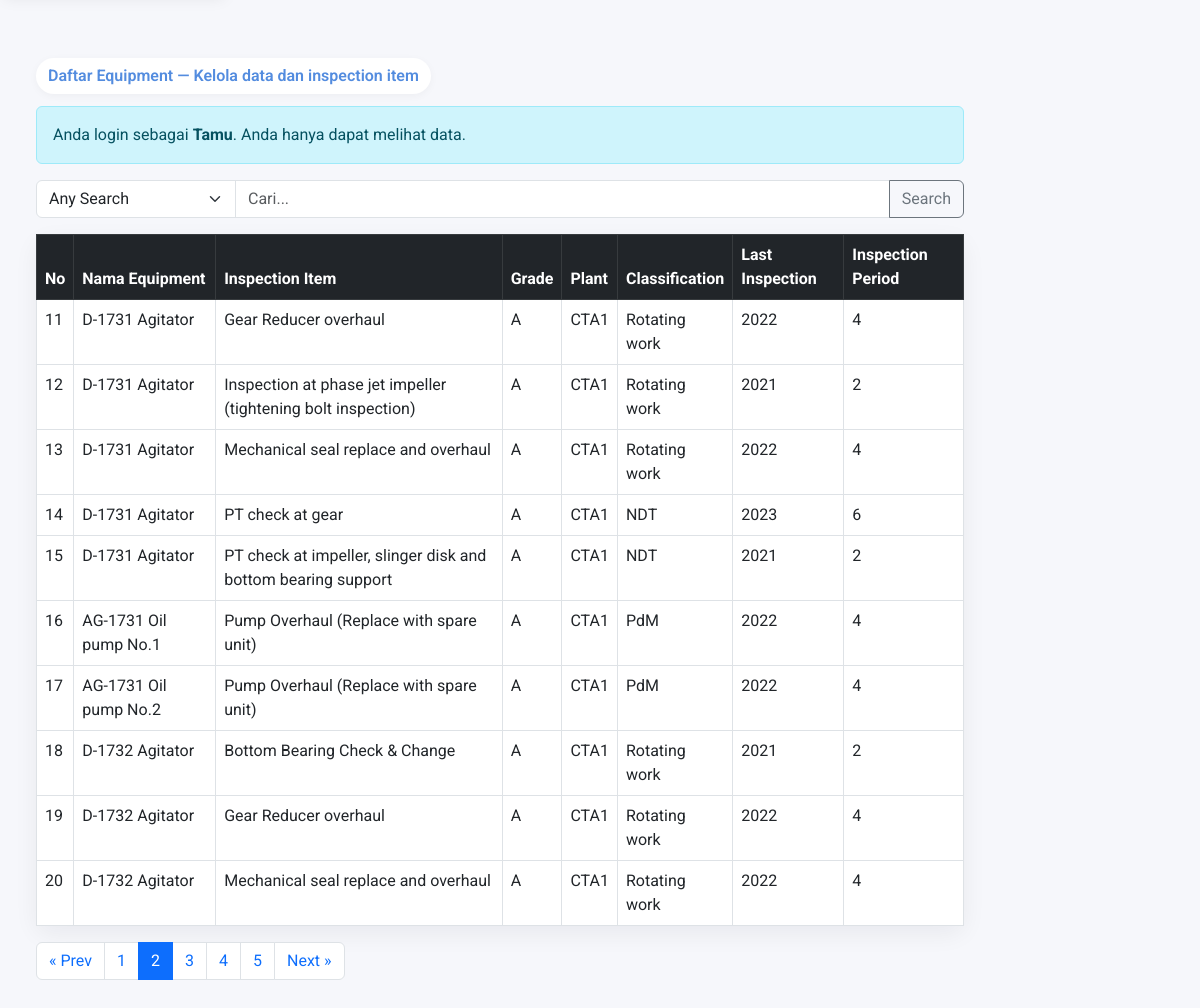
The app's page /pages/data_alternatif.php?category=any&page=2 (lower part), older data.
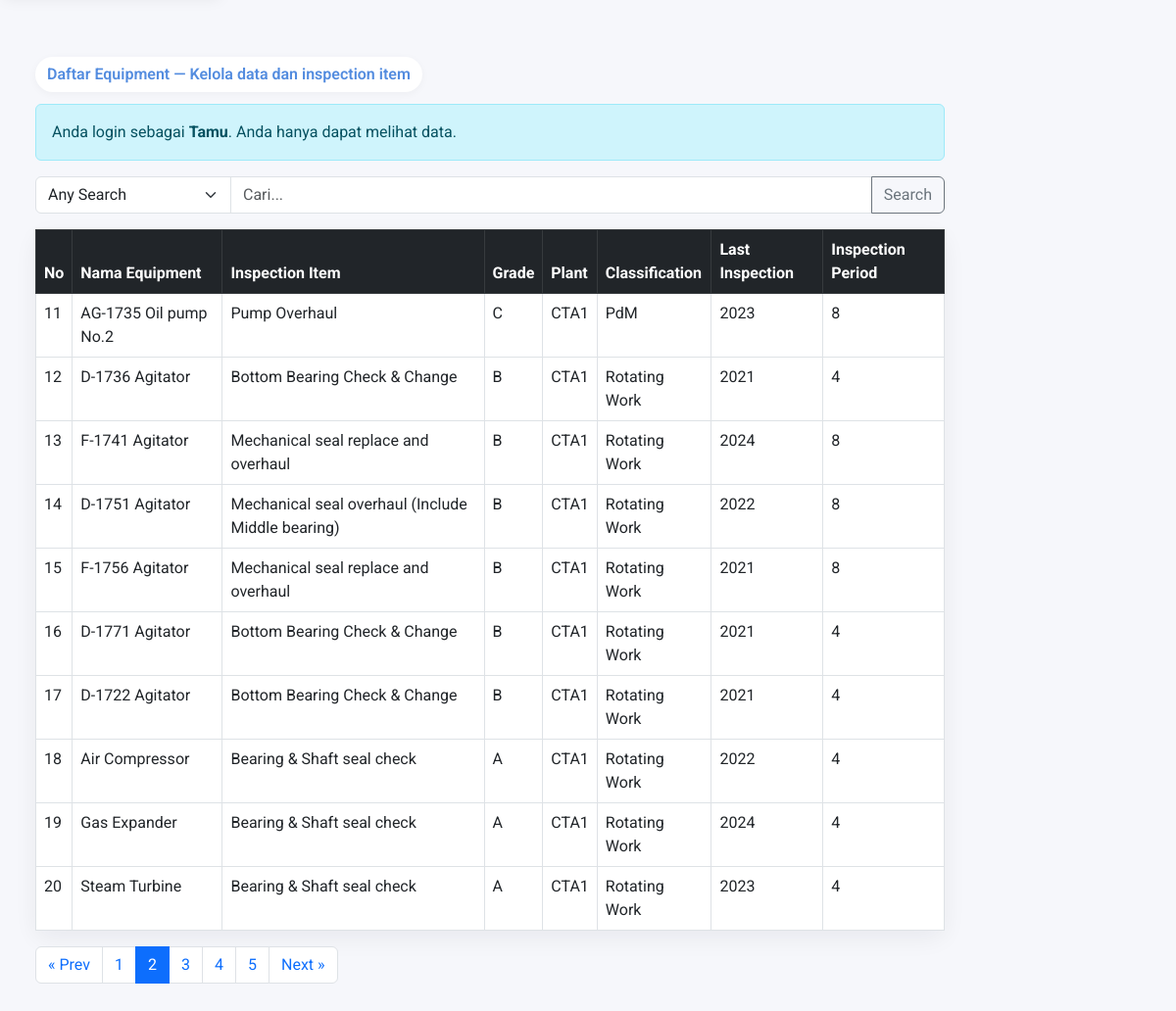
The same page, newer data.
### tables this page shows
CREATE TABLE `equipment` (
  `id_equipment` int(11) NOT NULL,
  `equipment_name` varchar(100) NOT NULL,
  `inspection_name` varchar(100) NOT NULL,
  `id_grade` int(11) NOT NULL,
  `id_classification` int(11) NOT NULL,
  `id_inspection_period` int(11) NOT NULL,
  `id_last_inspection` int(4) NOT NULL,
  `id_plant` int(11) NOT NULL
);

CREATE TABLE `grade` (
  `id_grade` int(11) NOT NULL,
  `grade_name` varchar(20) NOT NULL,
  `grade_point` int(11) NOT NULL
);

CREATE TABLE `plant` (
  `id_plant` int(11) NOT NULL,
  `plant_name` varchar(50) NOT NULL
);

CREATE TABLE `classification` (
  `id_classification` int(11) NOT NULL,
  `classification_name` varchar(50) NOT NULL,
  `classification_point` float(3,1) DEFAULT NULL
);

CREATE TABLE `last_inspection` (
  `id_last_inspection` int(11) NOT NULL,
  `year` varchar(50) NOT NULL
);

CREATE TABLE `inspection_period` (
  `id_inspection_period` int(11) NOT NULL,
  `period_name` varchar(20) NOT NULL,
  `period_point` int(11) NOT NULL
);

### pages/data_alternatif.php (the view, shortened to what this page needs)
<?php
include '../config/db.php';
$search = $_GET['search'] ?? '';
$category = $_GET['category'] ?? 'any';
$whereSql = '';
$perPage = 10;
$page = isset($_GET['page']) ? max(1, intval($_GET['page'])) : 1;
$offset = ($page - 1) * $perPage;
$fromJoins = "FROM equipment e
          LEFT JOIN grade g ON e.id_grade = g.id_grade
          LEFT JOIN plant p ON e.id_plant = p.id_plant
          LEFT JOIN classification c ON e.id_classification = c.id_classification
          LEFT JOIN inspection_period ip ON e.id_inspection_period = ip.id_inspection_period
          LEFT JOIN last_inspection li ON e.id_last_inspection = li.id_last_inspection";
$countSql = "SELECT COUNT(*) AS total $fromJoins $whereSql";
$countRes = mysqli_query($koneksi, $countSql);
$total = 0;
if ($countRes) {
  $r = mysqli_fetch_assoc($countRes);
  $total = intval($r['total']);
}
$totalPages = $total > 0 ? ceil($total / $perPage) : 1;
$baseUrl = 'data_alternatif.php?';
if ($category) $baseUrl .= 'category=' . urlencode($category) . '&';
$query = "SELECT e.id_equipment, e.equipment_name, e.inspection_name,
                 g.grade_name, p.plant_name,
                 c.classification_name, ip.period_name,
                 li.year AS last_year
          FROM equipment e
          LEFT JOIN grade g ON e.id_grade = g.id_grade
          LEFT JOIN plant p ON e.id_plant = p.id_plant
          LEFT JOIN classification c ON e.id_classification = c.id_classification
          LEFT JOIN inspection_period ip ON e.id_inspection_period = ip.id_inspection_period
          LEFT JOIN last_inspection li ON e.id_last_inspection = li.id_last_inspection
          $whereSql
          LIMIT $offset, $perPage";
$result = mysqli_query($koneksi, $query);
$grade = mysqli_query($koneksi, "SELECT * FROM grade");
$plant = mysqli_query($koneksi, "SELECT * FROM plant");
$classification = mysqli_query($koneksi, "SELECT * FROM classification");
$inspection_period = mysqli_query($koneksi, "SELECT * FROM inspection_period");
$last_inspection = mysqli_query($koneksi, "SELECT * FROM last_inspection ORDER BY year DESC");
$editRow = null;
?>
<?php include('../includes/header.php'); include('../includes/sidebar.php'); ?>
<div class="container mt-4">
  <span class="welcome-pill">Daftar Equipment — Kelola data dan inspection item</span>
  <?php if(isset($_SESSION['role']) && $_SESSION['role'] === 'admin'): ?>
  <div class="card mb-4 simple-card">
    <div class="card-body">
    <h5 class="card-title mb-3 text-center">Tambah/Edit Data</h5>
  <form method="POST" class="mt-3 mb-0" action="<?= isset($editRow) ? '../process/update_alternatif.php' : '' ?>">
      <div class="row g-3">
        <div class="col-12 col-md-6">
          <div class="form-group">
            <label class="form-label">Nama Equipment</label>
            <input type="text" name="equipment_name" class="form-control" required value="<?= htmlspecialchars($editRow['equipment_name'] ?? '') ?>">
          </div>
        </div>
        <div class="col-12 col-md-6">
          <div class="form-group">
            <label class="form-label">Inspection Item</label>
            <input type="text" name="inspection_name" class="form-control" required value="<?= htmlspecialchars($editRow['inspection_name'] ?? '') ?>">
          </div>
        </div>
        <div class="col-12 col-md-4">
          <div class="form-group">
            <label class="form-label">Grade</label>
            <select name="id_grade" class="form-select" required>
              <option value="">-- Pilih Grade --</option>
              <?php while($row=mysqli_fetch_assoc($grade)) { ?>
                <option value="<?= $row['id_grade'] ?>" <?= (isset($editRow) && $editRow['id_grade']==$row['id_grade'])? 'selected':'' ?>><?= $row['grade_name'] ?></option>
              <?php } ?>
            </select>
          </div>
        </div>
        <div class="col-12 col-md-4">
          <div class="form-group">
            <label class="form-label">Plant</label>
            <select name="id_plant" class="form-select" required>
              <option value="">-- Pilih Plant --</option>
              <?php while($row=mysqli_fetch_assoc($plant)) { ?>
                <option value="<?= $row['id_plant'] ?>" <?= (isset($editRow) && $editRow['id_plant']==$row['id_plant'])? 'selected':'' ?>><?= $row['plant_name'] ?></option>
              <?php } ?>
            </select>
          </div>
        </div>
        <div class="col-12 col-md-4">
          <div class="form-group">
            <label class="form-label">Classification</label>
            <select name="id_classification" class="form-select" required>
              <option value="">-- Pilih Classification --</option>
              <?php while($row=mysqli_fetch_assoc($classification)) { ?>
                <option value="<?= $row['id_classification'] ?>" <?= (isset($editRow) && $editRow['id_classification']==$row['id_classification'])? 'selected':'' ?>><?= $row['classification_name'] ?></option>
              <?php } ?>
            </select>
          </div>
        </div>
        <div class="col-12 col-md-4">
          <div class="form-group">
            <label class="form-label">Inspection Period</label>
            <select name="id_inspection_period" class="form-select" required>
              <option value="">-- Pilih Period --</option>
              <?php while($row=mysqli_fetch_assoc($inspection_period)) { ?>
                <option value="<?= $row['id_inspection_period'] ?>" <?= (isset($editRow) && $editRow['id_inspection_period']==$row['id_inspection_period'])? 'selected':'' ?>><?= $row['period_name'] ?></option>
              <?php } ?>
            </select>
          </div>
        </div>
        <div class="col-12 col-md-4">
          <div class="form-group">
            <label class="form-label">Last Inspection (Year)</label>
            <select name="id_last_inspection" class="form-select">
              <option value="">-- Pilih Tahun --</option>
              <?php while($rli = mysqli_fetch_assoc($last_inspection)) { ?>
                <option value="<?= $rli['id_last_inspection'] ?>" <?= (isset($editRow) && $editRow['id_last_inspection']==$rli['id_last_inspection'])? 'selected':'' ?>><?= $rli['year'] ?></option>
              <?php } ?>
            </select>
          </div>
        </div>
        <div class="col-12 col-md-4 d-flex align-items-end justify-content-start">
          <div class="d-flex gap-2 mb-2">
            <?php if (isset($editRow)): ?>
              <input type="hidden" name="id_equipment" value="<?= htmlspecialchars($editRow['id_equipment']) ?>">
              <button type="submit" class="btn btn-primary" formaction="../process/update_alternatif.php">Simpan</button>
              <a href="data_alternatif.php" class="btn btn-danger">Batal</a>
            <?php else: ?>
              <button type="submit" name="simpan" class="btn btn-primary">Simpan</button>
            <?php endif; ?>
          </div>
        </div>
      </div>
    </form>
    </div>
  </div>
    <?php else: ?>
      <div class="alert alert-info">Anda login sebagai <strong><?=htmlspecialchars($_SESSION['role'] ?? 'Tamu')?></strong>. Anda hanya dapat melihat data.</div>
    <?php endif; ?>
    <form method="get" class="mb-3">
      <div class="input-group">
        <select name="category" class="form-select" style="max-width:200px">
          <option value="any" <?= ($category=='any')? 'selected':'' ?>>Any Search</option>
            </select>
        <input type="search" name="search" class="form-control" placeholder="Cari..." value="<?= htmlspecialchars($search ?? '') ?>">
        <button class="btn btn-outline-secondary" type="submit">Search</button>
      </div>
    </form>
    <div class="card simple-card">
      <div class="card-body p-0">
    <table class="table table-bordered mb-0">
      <thead class="table-dark">
        <tr>
          <th>No</th>
          <th>Nama Equipment</th>
          <th>Inspection Item</th>
          <th>Grade</th>
          <th>Plant</th>
          <th>Classification</th>
          <th>Last Inspection</th>
          <th>Inspection Period</th>
        </tr>
      </thead>
      <tbody>
        <?php $no = $offset + 1; while($row=mysqli_fetch_assoc($result)) { ?>
        <tr>
          <td><?= $no++ ?></td>
          <td><?= $row['equipment_name'] ?></td>
          <td><?= $row['inspection_name'] ?></td>
          <td><?= $row['grade_name'] ?></td>
          <td><?= $row['plant_name'] ?></td>
          <td><?= $row['classification_name'] ?></td>
          <td><?= htmlspecialchars($row['last_year'] ?? '') ?></td>
          <td><?= $row['period_name'] ?></td>
        </tr>
        <?php } ?>
      </tbody>
    </table>
      </div>
      </div>
      <?php if (!empty($totalPages) && $totalPages > 1): ?>
        <div class="mt-3">
          <nav aria-label="Pagination">
            <ul class="pagination">
              <li class="page-item <?= ($page <= 1) ? 'disabled' : '' ?>">
                <a class="page-link" href="<?= ($page > 1) ? $baseUrl . 'page=' . ($page - 1) : '#' ?>">&laquo; Prev</a>
              </li>
              <?php
                $start = max(1, $page - 3);
                $end = min($totalPages, $page + 3);
                for ($i = $start; $i <= $end; $i++):
              ?>
                <li class="page-item <?= ($i == $page) ? 'active' : '' ?>">
                  <a class="page-link" href="<?= $baseUrl . 'page=' . $i ?>"><?= $i ?></a>
                </li>
              <?php endfor; ?>
              <li class="page-item <?= ($page >= $totalPages) ? 'disabled' : '' ?>">
                <a class="page-link" href="<?= ($page < $totalPages) ? $baseUrl . 'page=' . ($page + 1) : '#' ?>">Next &raquo;</a>
              </li>
            </ul>
          </nav>
        </div>
      <?php endif; ?>
  </div>
<?php include('../includes/footer.php'); ?>

### includes/header.php (shortened to what this page needs)
<!doctype html>
<html lang="id">
<head>
  <link href="https://cdn.jsdelivr.net/npm/bootstrap@5.3.0/dist/css/bootstrap.min.css" rel="stylesheet">
  <link href="/SPK-PEM/style.css" rel="stylesheet">
</head>
<body>
<div class="container-fluid">
  <div class="row">

### includes/sidebar.php (shortened to what this page needs)
<div class="col-10 p-4 page-content">

### includes/footer.php (shortened to what this page needs)
</div>
</div>
</div>
</body>
</html>

### style.css (style rules this page uses)
body, input, button, select, textarea, .nav, .sidebar, .card, .page-content, .navbar, .btn { font-family: 'Roboto', sans-serif !important; }
.card { word-wrap: break-word; }
:root { --accent-1: #538CDF; --accent-2: #34a0ff; --card-bg: #ffffff; --muted: #6c757d; }
.welcome-pill { display: block; max-width: 860px; margin: 12px auto; padding: 12px 18px; border-radius: 14px; background: linear-gradient(180deg, rgba(83, 140, 223, 0.12), rgba(83, 140, 223, 0.06)); color: var(--accent-1); font-weight: 600; text-align: center; box-shadow: 0 8px 20px rgba(83, 140, 223, 0.08) }
.card, .dash-card { border: none; border-radius: 14px; box-shadow: 0 8px 20px rgba(17, 24, 39, 0.06); transition: transform .18s ease, box-shadow .18s ease }
.simple-card { border-radius:12px; box-shadow:0 8px 24px rgba(16,24,40,0.04); }
.page-content { padding: 18px }

### includes/header.php (style rules this page uses)
body { padding-top: 56px; font-family: 'Roboto', sans-serif; background: #f6f7fb; }
.simple-card, .profile-card { border-radius: 12px; box-shadow: 0 8px 24px rgba(16,24,40,0.06); }
.welcome-pill { display:inline-block; padding:6px 12px; background:#fff; border-radius:999px; box-shadow:0 2px 8px rgba(0,0,0,0.04); margin-bottom:12px; }

Row changes from the older to the newer data that the page shows:
changed equipment: equipment_name "D-1731 Agitator" → "AG-1735 Oil pump No.2"; inspection_name "Gear Reducer overhaul" → "Pump Overhaul"; id_grade.grade_name "A" → "C"; id_classification.classification_name "Rotating work" → "PdM"; id_last_inspection.year "2022" → "2023"; id_inspection_period.period_name "4" → "8"
changed equipment: equipment_name "D-1731 Agitator" → "D-1736 Agitator"; inspection_name "Inspection at phase jet impeller (tightening bolt inspection)" → "Bottom Bearing Check & Change"; id_grade.grade_name "A" → "B"; id_classification.classification_name "Rotating work" → "Rotating Work"; id_inspection_period.period_name "2" → "4"
changed equipment: equipment_name "D-1731 Agitator" → "F-1741 Agitator"; id_grade.grade_name "A" → "B"; id_classification.classification_name "Rotating work" → "Rotating Work"; id_last_inspection.year "2022" → "2024"; id_inspection_period.period_name "4" → "8"
changed equipment: equipment_name "D-1731 Agitator" → "D-1751 Agitator"; inspection_name "PT check at gear" → "Mechanical seal overhaul (Include Middle bearing)"; id_grade.grade_name "A" → "B"; id_classification.classification_name "NDT" → "Rotating Work"; id_last_inspection.year "2023" → "2022"; id_inspection_period.period_name "6" → "8"
changed equipment: equipment_name "D-1731 Agitator" → "F-1756 Agitator"; inspection_name "PT check at impeller, slinger disk and bottom bearing support" → "Mechanical seal replace and overhaul"; id_grade.grade_name "A" → "B"; id_classification.classification_name "NDT" → "Rotating Work"; id_inspection_period.period_name "2" → "8"
changed equipment: equipment_name "AG-1731 Oil pump No.1" → "D-1771 Agitator"; inspection_name "Pump Overhaul (Replace with spare unit)" → "Bottom Bearing Check & Change"; id_grade.grade_name "A" → "B"; id_classification.classification_name "PdM" → "Rotating Work"; id_last_inspection.year "2022" → "2021"
changed equipment: equipment_name "AG-1731 Oil pump No.2" → "D-1722 Agitator"; inspection_name "Pump Overhaul (Replace with spare unit)" → "Bottom Bearing Check & Change"; id_grade.grade_name "A" → "B"; id_classification.classification_name "PdM" → "Rotating Work"; id_last_inspection.year "2022" → "2021"
changed equipment: equipment_name "D-1732 Agitator" → "Air Compressor"; inspection_name "Bottom Bearing Check & Change" → "Bearing & Shaft seal check"; id_classification.classification_name "Rotating work" → "Rotating Work"; id_last_inspection.year "2021" → "2022"; id_inspection_period.period_name "2" → "4"
changed equipment: equipment_name "D-1732 Agitator" → "Gas Expander"; inspection_name "Gear Reducer overhaul" → "Bearing & Shaft seal check"; id_classification.classification_name "Rotating work" → "Rotating Work"; id_last_inspection.year "2022" → "2024"
changed equipment: equipment_name "D-1732 Agitator" → "Steam Turbine"; inspection_name "Mechanical seal replace and overhaul" → "Bearing & Shaft seal check"; id_classification.classification_name "Rotating work" → "Rotating Work"; id_last_inspection.year "2022" → "2023"
